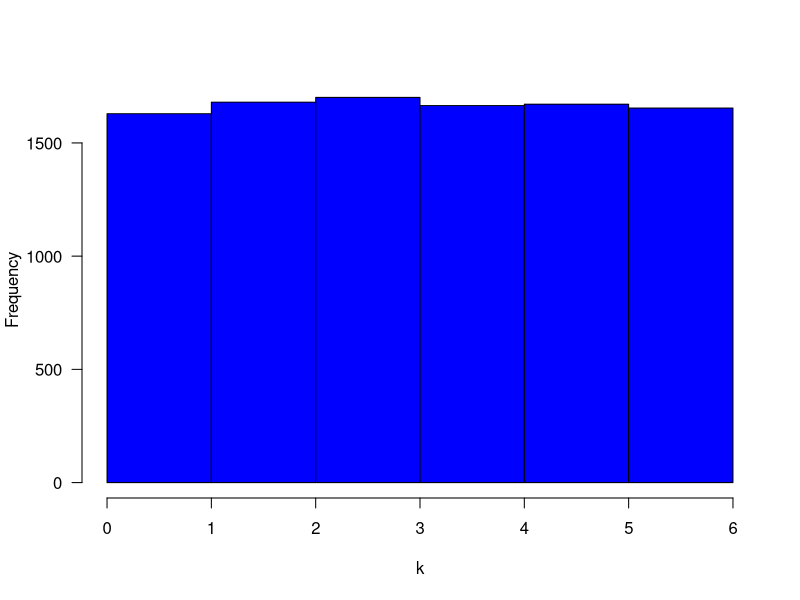

Write R code to recreate this figure.
print('file: SolutionRandomDie6.R')
# EXERCISE & SOLUTION: random sample from discrete uniform distribution (rolling a die)
set.seed(1953) # set seed for random number generators
xrange = seq(1,6)
hrange = seq(0,6)
k = sample(x=xrange,10000,replace=TRUE);
# png('RandomDieExercise160721.png',width=16,height=16,units='cm',res=300)
hist(k,breaks=hrange,col='blue',main='',las=1)
# dev.off()
